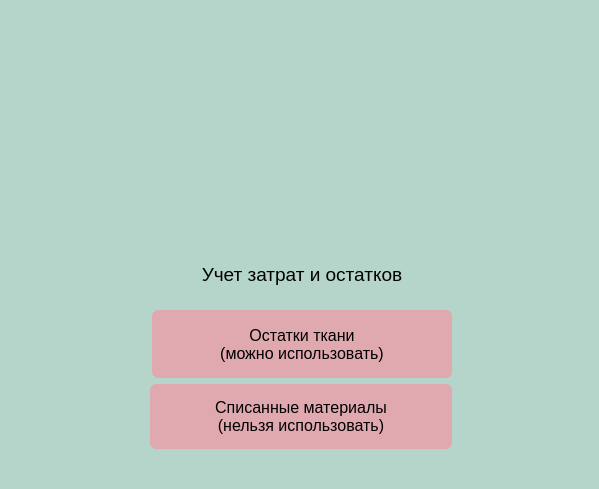
<?xml version="1.0" encoding="UTF-8"?>
<ui version="4.0">
 <class>Form</class>
 <widget class="QWidget" name="Form">
  <property name="geometry">
   <rect>
    <x>0</x>
    <y>0</y>
    <width>599</width>
    <height>489</height>
   </rect>
  </property>
  <property name="windowTitle">
   <string>Form</string>
  </property>
  <property name="windowIcon">
   <iconset>
    <normaloff>../../resources/logo-02.jpg</normaloff>../../resources/logo-02.jpg</iconset>
  </property>
  <property name="styleSheet">
   <string notr="true">#Form{
	background-color: rgb(181, 213, 202);
}

QPushButton{
border: none;
                border-radius: 6px;
                font-size: 12pt;
	background-color: rgb(224, 169, 175);
}</string>
  </property>
  <widget class="QLabel" name="label">
   <property name="geometry">
    <rect>
     <x>180</x>
     <y>260</y>
     <width>244</width>
     <height>28</height>
    </rect>
   </property>
   <property name="font">
    <font>
     <pointsize>14</pointsize>
    </font>
   </property>
   <property name="text">
    <string>Учет затрат и остатков</string>
   </property>
   <property name="alignment">
    <set>Qt::AlignCenter</set>
   </property>
  </widget>
  <widget class="QLabel" name="label_2">
   <property name="geometry">
    <rect>
     <x>210</x>
     <y>0</y>
     <width>150</width>
     <height>150</height>
    </rect>
   </property>
   <property name="sizePolicy">
    <sizepolicy hsizetype="Maximum" vsizetype="Maximum">
     <horstretch>0</horstretch>
     <verstretch>0</verstretch>
    </sizepolicy>
   </property>
   <property name="maximumSize">
    <size>
     <width>150</width>
     <height>150</height>
    </size>
   </property>
   <property name="layoutDirection">
    <enum>Qt::LeftToRight</enum>
   </property>
   <property name="text">
    <string/>
   </property>
   <property name="pixmap">
    <pixmap>../../resources/logo-01.jpg</pixmap>
   </property>
   <property name="scaledContents">
    <bool>true</bool>
   </property>
  </widget>
  <widget class="QWidget" name="">
   <property name="geometry">
    <rect>
     <x>150</x>
     <y>310</y>
     <width>302</width>
     <height>139</height>
    </rect>
   </property>
   <layout class="QVBoxLayout" name="verticalLayout">
    <item>
     <widget class="QPushButton" name="fabric_remains_button">
      <property name="minimumSize">
       <size>
        <width>0</width>
        <height>65</height>
       </size>
      </property>
      <property name="maximumSize">
       <size>
        <width>300</width>
        <height>70</height>
       </size>
      </property>
      <property name="layoutDirection">
       <enum>Qt::RightToLeft</enum>
      </property>
      <property name="text">
       <string>Остатки ткани
(можно использовать)</string>
      </property>
     </widget>
    </item>
    <item>
     <widget class="QPushButton" name="unuseful_write_offs_button">
      <property name="minimumSize">
       <size>
        <width>300</width>
        <height>65</height>
       </size>
      </property>
      <property name="maximumSize">
       <size>
        <width>320</width>
        <height>65</height>
       </size>
      </property>
      <property name="text">
       <string>Списанные материалы
(нельзя использовать)</string>
      </property>
     </widget>
    </item>
   </layout>
  </widget>
  <zorder>label_2</zorder>
  <zorder>label</zorder>
  <zorder>fabric_remains_button</zorder>
  <zorder>unuseful_write_offs_button</zorder>
 </widget>
 <resources/>
 <connections/>
</ui>
